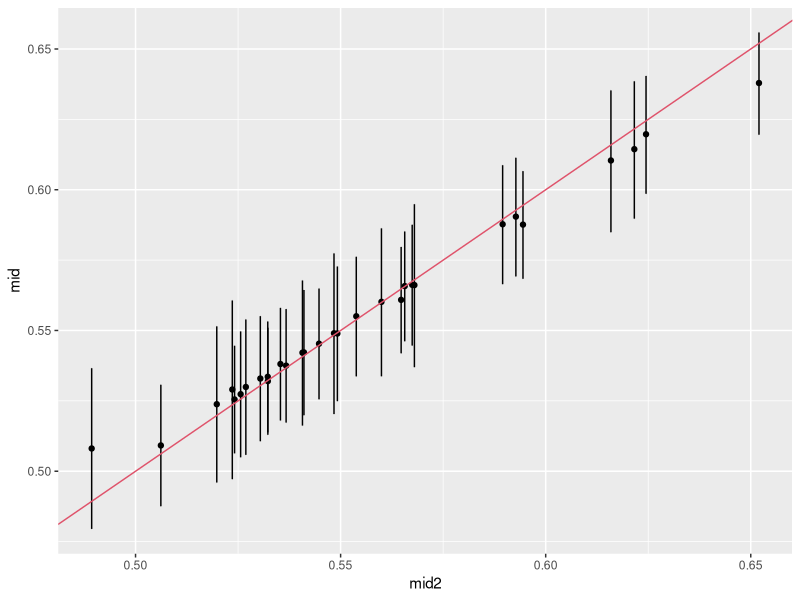
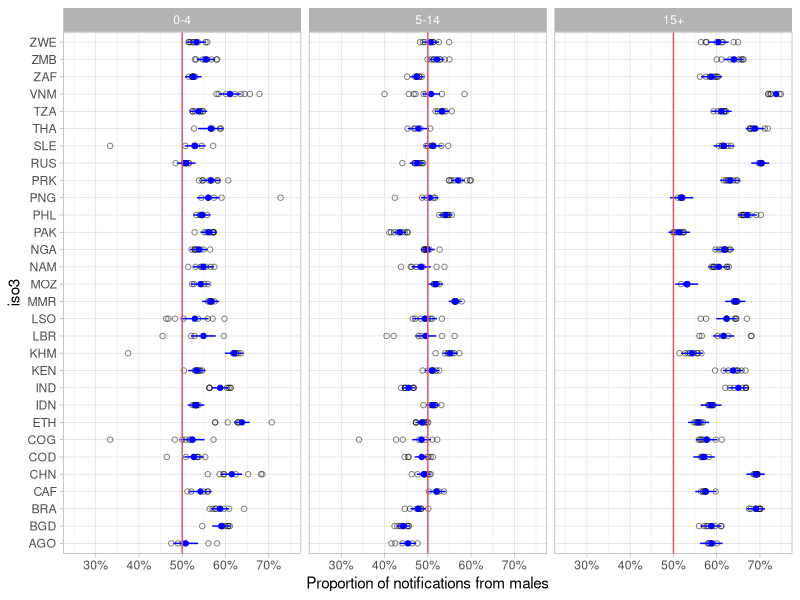
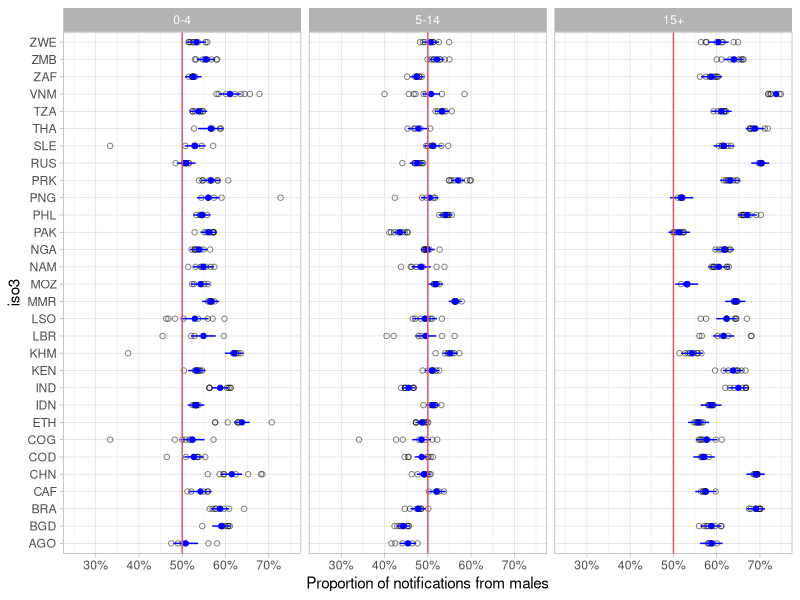
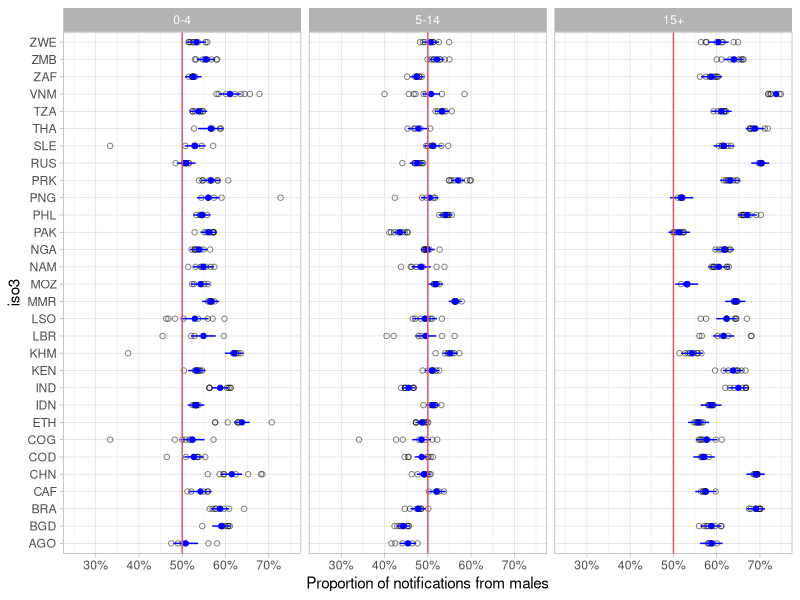

These figures' R source, in order:
library(here)
library(data.table)
library(ggplot2)
library(metafor)

## read and reform data
N <- fread(here('data/tb_cleaned_notifs.csv'))


M <- melt(N[,.(iso3,year,
               newrel_m04,newrel_m514,newrel_m15plus,
               newrel_f04,newrel_f514,newrel_f15plus)],
          id=c('iso3','year'))

M[,sex:=ifelse(grepl('f',variable),'female','male')]
M[,age:=ifelse(grepl('plus',variable),'15+',
        ifelse(grepl('04',variable),'0-4','5-14'))]

M[iso3=='AGO' & year==2014] #check

M <- dcast(M,iso3+year+age~sex,value.var = 'value')
M[,tot:=female+male]

## add logit props & variance for ML model
M[,c('yi','vi'):=escalc(measure='PLO',xi=male,ni=tot)]

## naive meta-analysis
res <- rma(measure="PLO", xi=male, ni=tot, data=M[age=='0-4'])
print(res, digits=3)
predict(res, transf=transf.ilogit, digits=3)

## years within countries
res.ML <- rma.mv(yi = yi,V = vi,
                 slab = iso3,
                 data = M[age=='0-4'],
                 random = ~ 1 | iso3/year,
                 method = "REML")
predict(res.ML, transf=transf.ilogit, digits=3)

## check extraction:
tmp <- ranef(res.ML)
F <- tmp$iso3
F <- as.data.table(F)
F$iso3 <- rownames(ranef(res.ML)$iso3)
fitted(res.ML)

F[,c('mid','lo','hi'):=.(transf.ilogit(intrcpt+fitted(res.ML)[1:30]),
                         transf.ilogit(pi.lb+fitted(res.ML)[1:30]),
                         transf.ilogit(pi.ub+fitted(res.ML)[1:30])
                         )]
GS <- M[age=='0-4',
        .(mid2=sum(male,na.rm=TRUE)/sum(tot,na.rm=TRUE)),
        by=iso3]
F <- merge(F,GS,by='iso3')

ggplot(F,aes(mid2,y=mid,ymin=lo,ymax=hi))+
  geom_point()+geom_errorbar()+
  geom_abline(slope=1,intercept = 0,col=2)
## some shrinkage

## loop over for output
agz <- c('0-4','5-14','15+')
fans <- ans <- list()
for(ag in agz){
  res.ML <- rma.mv(yi = yi,V = vi,
                   slab = iso3,
                   data = M[age==ag],
                   random = ~ 1 | iso3/year,
                   method = "REML")
  tmp <- as.data.table(
    predict(res.ML, transf=transf.ilogit, digits=3)
  )
  tmp[,age:=ag]
  ans[[ag]] <- tmp
  ## fits/predicts
  F <- ranef(res.ML)$iso3
  F <- as.data.table(F)
  F$iso3 <- rownames(ranef(res.ML)$iso3)
  F[,c('mid','lo','hi'):=.(transf.ilogit(intrcpt+
                                         fitted(res.ML)[1:nrow(F)]),
                           transf.ilogit(pi.lb+
                                         fitted(res.ML)[1:nrow(F)]),
                           transf.ilogit(pi.ub+
                                         fitted(res.ML)[1:nrow(F)])
                           )]
  F[,age:=ag]
  fans[[ag]] <- F
}
ans <- rbindlist(ans)
fans <- rbindlist(fans)


fwrite(ans,file=here('plots/sexmetaresults.csv'))


M[,c('mid','lo','hi'):=.(male/tot,NA_real_,NA_real_)]
fans$age <- factor(fans$age,levels=c('0-4','5-14','15+'),ordered = TRUE)
M$age <- factor(M$age,levels=c('0-4','5-14','15+'),ordered = TRUE)
M$iso3 <- factor(M$iso3)
fans$iso3 <- factor(fans$iso3)

## plot
ggplot(fans,aes(x=iso3,y=mid,ymin=lo,ymax=hi))+
  geom_point(data=M,shape=1,alpha=0.5)+
  geom_errorbar(width=0,col="blue")+geom_point(col="blue")+
  scale_y_continuous(label=scales::percent,limits=c(0.25,0.75))+
  ## NOTE this misses 2 LBR points
  facet_wrap(~age)+coord_flip()+
  theme_light()+
  geom_hline(yintercept=0.5,col=2)+
  ylab('Proportion of notifications from males')

ggsave(file=here('plots/forest.png'),w=10,h=7)
ggsave(file=here('plots/forest.pdf'),w=10,h=7)
